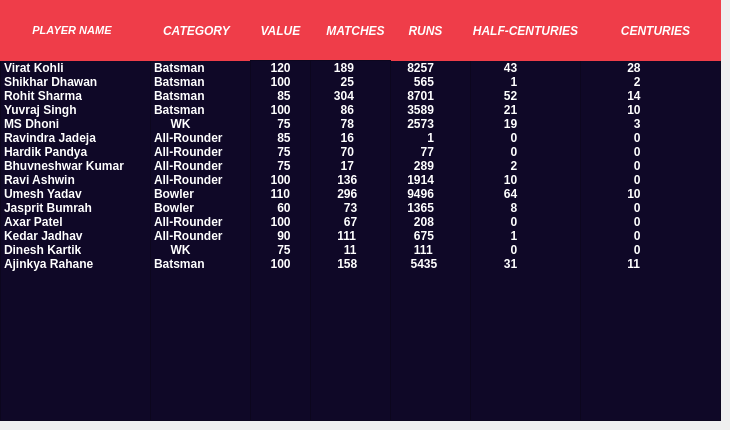
    <widget class="QWidget" name="stats_page">
     <widget class="QListWidget" name="stats_list1">
      <property name="geometry">
       <rect>
        <x>0</x>
        <y>60</y>
        <width>161</width>
        <height>361</height>
       </rect>
      </property>
      <property name="font">
       <font>
        <weight>75</weight>
        <italic>false</italic>
        <bold>true</bold>
       </font>
      </property>
      <property name="styleSheet">
       <string notr="true">background-color: rgb(15, 8, 39);

color: rgb(255, 255, 255)</string>
      </property>
      <item>
       <property name="text">
        <string>Virat Kohli</string>
       </property>
      </item>
      <item>
       <property name="text">
        <string>Shikhar Dhawan</string>
       </property>
      </item>
      <item>
       <property name="text">
        <string>Rohit Sharma</string>
       </property>
      </item>
      <item>
       <property name="text">
        <string>Yuvraj Singh</string>
       </property>
      </item>
      <item>
       <property name="text">
        <string>MS Dhoni</string>
       </property>
      </item>
      <item>
       <property name="text">
        <string>Ravindra Jadeja</string>
       </property>
      </item>
      <item>
       <property name="text">
        <string>Hardik Pandya</string>
       </property>
      </item>
      <item>
       <property name="text">
        <string>Bhuvneshwar Kumar</string>
       </property>
      </item>
      <item>
       <property name="text">
        <string>Ravi Ashwin</string>
       </property>
      </item>
      <item>
       <property name="text">
        <string>Umesh Yadav</string>
       </property>
      </item>
      <item>
       <property name="text">
        <string>Jasprit Bumrah</string>
       </property>
      </item>
      <item>
       <property name="text">
        <string>Axar Patel</string>
       </property>
      </item>
      <item>
       <property name="text">
        <string>Kedar Jadhav</string>
       </property>
      </item>
      <item>
       <property name="text">
        <string>Dinesh Kartik</string>
       </property>
      </item>
      <item>
       <property name="text">
        <string>Ajinkya Rahane</string>
       </property>
      </item>
     </widget>
     <widget class="QListWidget" name="stats_list5">
      <property name="geometry">
       <rect>
        <x>390</x>
        <y>60</y>
        <width>81</width>
        <height>361</height>
       </rect>
      </property>
      <property name="font">
       <font>
        <weight>75</weight>
        <bold>true</bold>
       </font>
      </property>
      <property name="styleSheet">
       <string notr="true">background-color: rgb(15, 8, 39);

color: rgb(255, 255, 255)</string>
      </property>
      <item>
       <property name="text">
        <string>    8257</string>
       </property>
      </item>
      <item>
       <property name="text">
        <string>      565</string>
       </property>
      </item>
      <item>
       <property name="text">
        <string>    8701</string>
       </property>
      </item>
      <item>
       <property name="text">
        <string>    3589</string>
       </property>
      </item>
      <item>
       <property name="text">
        <string>    2573</string>
       </property>
      </item>
      <item>
       <property name="text">
        <string>          1</string>
       </property>
      </item>
      <item>
       <property name="text">
        <string>        77</string>
       </property>
      </item>
      <item>
       <property name="text">
        <string>      289</string>
       </property>
      </item>
      <item>
       <property name="text">
        <string>    1914</string>
       </property>
      </item>
      <item>
       <property name="text">
        <string>    9496</string>
       </property>
      </item>
      <item>
       <property name="text">
        <string>    1365</string>
       </property>
      </item>
      <item>
       <property name="text">
        <string>      208</string>
       </property>
      </item>
      <item>
       <property name="text">
        <string>      675</string>
       </property>
      </item>
      <item>
       <property name="text">
        <string>      111</string>
       </property>
      </item>
      <item>
       <property name="text">
        <string>     5435</string>
       </property>
      </item>
     </widget>
     <widget class="QListWidget" name="stats_list6">
      <property name="geometry">
       <rect>
        <x>470</x>
        <y>60</y>
        <width>111</width>
        <height>361</height>
       </rect>
      </property>
      <property name="font">
       <font>
        <weight>75</weight>
        <bold>true</bold>
       </font>
      </property>
      <property name="styleSheet">
       <string notr="true">background-color: rgb(15, 8, 39);

color: rgb(255, 255, 255)</string>
      </property>
      <item>
       <property name="text">
        <string>         43</string>
       </property>
      </item>
      <item>
       <property name="text">
        <string>           1</string>
       </property>
      </item>
      <item>
       <property name="text">
        <string>         52</string>
       </property>
      </item>
      <item>
       <property name="text">
        <string>         21</string>
       </property>
      </item>
      <item>
       <property name="text">
        <string>         19</string>
       </property>
      </item>
      <item>
       <property name="text">
        <string>           0</string>
       </property>
      </item>
      <item>
       <property name="text">
        <string>           0</string>
       </property>
      </item>
      <item>
       <property name="text">
        <string>           2</string>
       </property>
      </item>
      <item>
       <property name="text">
        <string>         10</string>
       </property>
      </item>
      <item>
       <property name="text">
        <string>         64</string>
       </property>
      </item>
      <item>
       <property name="text">
        <string>           8</string>
       </property>
      </item>
      <item>
       <property name="text">
        <string>           0</string>
       </property>
      </item>
      <item>
       <property name="text">
        <string>           1</string>
       </property>
      </item>
      <item>
       <property name="text">
        <string>           0</string>
       </property>
      </item>
      <item>
       <property name="text">
        <string>         31</string>
       </property>
      </item>
     </widget>
     <widget class="QListWidget" name="stats_list7">
      <property name="geometry">
       <rect>
        <x>580</x>
        <y>60</y>
        <width>141</width>
        <height>361</height>
       </rect>
      </property>
      <property name="font">
       <font>
        <weight>75</weight>
        <bold>true</bold>
       </font>
      </property>
      <property name="styleSheet">
       <string notr="true">background-color: rgb(15, 8, 39);

color: rgb(255, 255, 255)</string>
      </property>
      <item>
       <property name="text">
        <string>             28</string>
       </property>
      </item>
      <item>
       <property name="text">
        <string>               2</string>
       </property>
      </item>
      <item>
       <property name="text">
        <string>             14</string>
       </property>
      </item>
      <item>
       <property name="text">
        <string>             10</string>
       </property>
      </item>
      <item>
       <property name="text">
        <string>               3</string>
       </property>
      </item>
      <item>
       <property name="text">
        <string>               0</string>
       </property>
      </item>
      <item>
       <property name="text">
        <string>               0</string>
       </property>
      </item>
      <item>
       <property name="text">
        <string>               0</string>
       </property>
      </item>
      <item>
       <property name="text">
        <string>               0</string>
       </property>
      </item>
      <item>
       <property name="text">
        <string>             10</string>
       </property>
      </item>
      <item>
       <property name="text">
        <string>               0</string>
       </property>
      </item>
      <item>
       <property name="text">
        <string>               0</string>
       </property>
      </item>
      <item>
       <property name="text">
        <string>               0</string>
       </property>
      </item>
      <item>
       <property name="text">
        <string>               0</string>
       </property>
      </item>
      <item>
       <property name="text">
        <string>             11</string>
       </property>
      </item>
     </widget>
     <widget class="QListWidget" name="stats_list2">
      <property name="geometry">
       <rect>
        <x>150</x>
        <y>60</y>
        <width>101</width>
        <height>361</height>
       </rect>
      </property>
      <property name="font">
       <font>
        <family>Segoe UI</family>
        <pointsize>9</pointsize>
        <weight>75</weight>
        <italic>false</italic>
        <bold>true</bold>
       </font>
      </property>
      <property name="styleSheet">
       <string notr="true">background-color: rgb(15, 8, 39);

color: rgb(255, 255, 255)</string>
      </property>
      <item>
       <property name="text">
        <string>Batsman</string>
       </property>
      </item>
      <item>
       <property name="text">
        <string>Batsman</string>
       </property>
      </item>
      <item>
       <property name="text">
        <string>Batsman</string>
       </property>
      </item>
      <item>
       <property name="text">
        <string>Batsman</string>
       </property>
      </item>
      <item>
       <property name="text">
        <string>     WK</string>
       </property>
      </item>
      <item>
       <property name="text">
        <string>All-Rounder</string>
       </property>
      </item>
      <item>
       <property name="text">
        <string>All-Rounder</string>
       </property>
      </item>
      <item>
       <property name="text">
        <string>All-Rounder</string>
       </property>
      </item>
      <item>
       <property name="text">
        <string>All-Rounder</string>
       </property>
      </item>
      <item>
       <property name="text">
        <string>Bowler</string>
       </property>
      </item>
      <item>
       <property name="text">
        <string>Bowler</string>
       </property>
      </item>
      <item>
       <property name="text">
        <string>All-Rounder</string>
       </property>
      </item>
      <item>
       <property name="text">
        <string>All-Rounder</string>
       </property>
      </item>
      <item>
       <property name="text">
        <string>     WK</string>
       </property>
      </item>
      <item>
       <property name="text">
        <string>Batsman</string>
       </property>
      </item>
     </widget>
     <widget class="QLabel" name="stats_l1">
      <property name="geometry">
       <rect>
        <x>0</x>
        <y>0</y>
        <width>144</width>
        <height>61</height>
       </rect>
      </property>
      <property name="font">
       <font>
        <family>Arial</family>
        <pointsize>8</pointsize>
        <weight>75</weight>
        <italic>true</italic>
        <bold>true</bold>
       </font>
      </property>
      <property name="styleSheet">
       <string notr="true">background-color: rgb(239, 61, 73);
color: rgb(255, 255, 255);</string>
      </property>
      <property name="text">
       <string>PLAYER NAME</string>
      </property>
      <property name="alignment">
       <set>Qt::AlignCenter</set>
      </property>
     </widget>
     <widget class="QLabel" name="stats_l7">
      <property name="geometry">
       <rect>
        <x>141</x>
        <y>0</y>
        <width>111</width>
        <height>61</height>
       </rect>
      </property>
      <property name="font">
       <font>
        <family>Arial</family>
        <weight>75</weight>
        <italic>true</italic>
        <bold>true</bold>
       </font>
      </property>
      <property name="styleSheet">
       <string notr="true">background-color: rgb(239, 61, 73);
color: rgb(255, 255, 255);</string>
      </property>
      <property name="text">
       <string>CATEGORY</string>
      </property>
      <property name="alignment">
       <set>Qt::AlignCenter</set>
      </property>
     </widget>
     <widget class="QLabel" name="stats_l6">
      <property name="geometry">
       <rect>
        <x>240</x>
        <y>0</y>
        <width>81</width>
        <height>61</height>
       </rect>
      </property>
      <property name="font">
       <font>
        <family>Arial</family>
        <weight>75</weight>
        <italic>true</italic>
        <bold>true</bold>
       </font>
      </property>
      <property name="styleSheet">
       <string notr="true">background-color: rgb(239, 61, 73);
color: rgb(255, 255, 255);</string>
      </property>
      <property name="text">
       <string>VALUE</string>
      </property>
      <property name="alignment">
       <set>Qt::AlignCenter</set>
      </property>
     </widget>
     <widget class="QLabel" name="stats_l2">
      <property name="geometry">
       <rect>
        <x>320</x>
        <y>0</y>
        <width>71</width>
        <height>61</height>
       </rect>
      </property>
      <property name="font">
       <font>
        <family>Arial</family>
        <weight>75</weight>
        <italic>true</italic>
        <bold>true</bold>
       </font>
      </property>
      <property name="styleSheet">
       <string notr="true">background-color: rgb(239, 61, 73);
color: rgb(255, 255, 255);</string>
      </property>
      <property name="text">
       <string>MATCHES</string>
      </property>
      <property name="alignment">
       <set>Qt::AlignCenter</set>
      </property>
     </widget>
     <widget class="QLabel" name="stats_l3">
      <property name="geometry">
       <rect>
        <x>390</x>
        <y>0</y>
        <width>71</width>
        <height>61</height>
       </rect>
      </property>
      <property name="font">
       <font>
        <family>Arial</family>
        <weight>75</weight>
        <italic>true</italic>
        <bold>true</bold>
       </font>
      </property>
      <property name="styleSheet">
       <string notr="true">background-color: rgb(239, 61, 73);
color: rgb(255, 255, 255);</string>
      </property>
      <property name="text">
       <string>RUNS</string>
      </property>
      <property name="alignment">
       <set>Qt::AlignCenter</set>
      </property>
     </widget>
     <widget class="QLabel" name="stats_l4">
      <property name="geometry">
       <rect>
        <x>460</x>
        <y>0</y>
        <width>131</width>
        <height>61</height>
       </rect>
      </property>
      <property name="font">
       <font>
        <family>Arial</family>
        <weight>75</weight>
        <italic>true</italic>
        <bold>true</bold>
       </font>
      </property>
      <property name="styleSheet">
       <string notr="true">background-color: rgb(239, 61, 73);
color: rgb(255, 255, 255);</string>
      </property>
      <property name="text">
       <string>HALF-CENTURIES</string>
      </property>
      <property name="alignment">
       <set>Qt::AlignCenter</set>
      </property>
     </widget>
     <widget class="QLabel" name="stats_l5">
      <property name="geometry">
       <rect>
        <x>590</x>
        <y>0</y>
        <width>131</width>
        <height>61</height>
       </rect>
      </property>
      <property name="font">
       <font>
        <family>Arial</family>
        <weight>75</weight>
        <italic>true</italic>
        <bold>true</bold>
       </font>
      </property>
      <property name="styleSheet">
       <string notr="true">background-color: rgb(239, 61, 73);
color: rgb(255, 255, 255);</string>
      </property>
      <property name="text">
       <string>CENTURIES</string>
      </property>
      <property name="alignment">
       <set>Qt::AlignCenter</set>
      </property>
     </widget>
     <widget class="QListWidget" name="stats_list3">
      <property name="geometry">
       <rect>
        <x>310</x>
        <y>60</y>
        <width>81</width>
        <height>361</height>
       </rect>
      </property>
      <property name="font">
       <font>
        <weight>75</weight>
        <bold>true</bold>
       </font>
      </property>
      <property name="styleSheet">
       <string notr="true">background-color: rgb(15, 8, 39);

color: rgb(255, 255, 255)</string>
      </property>
      <item>
       <property name="text">
        <string>      189</string>
       </property>
      </item>
      <item>
       <property name="text">
        <string>        25</string>
       </property>
      </item>
      <item>
       <property name="text">
        <string>      304</string>
       </property>
      </item>
      <item>
       <property name="text">
        <string>        86</string>
       </property>
      </item>
      <item>
       <property name="text">
        <string>        78</string>
       </property>
      </item>
      <item>
       <property name="text">
        <string>        16</string>
       </property>
      </item>
      <item>
       <property name="text">
        <string>        70</string>
       </property>
      </item>
      <item>
       <property name="text">
        <string>        17</string>
       </property>
      </item>
      <item>
       <property name="text">
        <string>       136</string>
       </property>
      </item>
      <item>
       <property name="text">
        <string>       296</string>
       </property>
      </item>
      <item>
       <property name="text">
        <string>         73</string>
       </property>
      </item>
      <item>
       <property name="text">
        <string>         67</string>
       </property>
      </item>
      <item>
       <property name="text">
        <string>       111</string>
       </property>
      </item>
      <item>
       <property name="text">
        <string>         11</string>
       </property>
      </item>
      <item>
       <property name="text">
        <string>       158</string>
       </property>
      </item>
     </widget>
     <widget class="QListWidget" name="stats_list4">
      <property name="geometry">
       <rect>
        <x>250</x>
        <y>60</y>
        <width>61</width>
        <height>361</height>
       </rect>
      </property>
      <property name="font">
       <font>
        <weight>75</weight>
        <bold>true</bold>
       </font>
      </property>
      <property name="styleSheet">
       <string notr="true">background-color: rgb(15, 8, 39);

color: rgb(255, 255, 255)</string>
      </property>
      <item>
       <property name="text">
        <string>     120</string>
       </property>
      </item>
      <item>
       <property name="text">
        <string>     100</string>
       </property>
      </item>
      <item>
       <property name="text">
        <string>       85</string>
       </property>
      </item>
      <item>
       <property name="text">
        <string>     100</string>
       </property>
      </item>
      <item>
       <property name="text">
        <string>       75</string>
       </property>
      </item>
      <item>
       <property name="text">
        <string>       85</string>
       </property>
      </item>
      <item>
       <property name="text">
        <string>       75</string>
       </property>
      </item>
      <item>
       <property name="text">
        <string>       75</string>
       </property>
      </item>
      <item>
       <property name="text">
        <string>     100</string>
       </property>
      </item>
      <item>
       <property name="text">
        <string>     110</string>
       </property>
      </item>
      <item>
       <property name="text">
        <string>       60</string>
       </property>
      </item>
      <item>
       <property name="text">
        <string>     100</string>
       </property>
      </item>
      <item>
       <property name="text">
        <string>       90</string>
       </property>
      </item>
      <item>
       <property name="text">
        <string>       75</string>
       </property>
      </item>
      <item>
       <property name="text">
        <string>     100</string>
       </property>
      </item>
     </widget>
    </widget>
